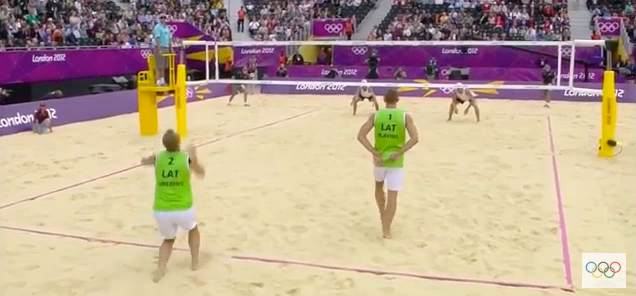
#> input picture frame 65 of media/beachVolleyball2.mov, 636 x 296 px
$ python lkh.py   (Python 2 division)
#> lines starting #> are read from the running program, lines starting #| are printed output that depends on the picture; after the words box and inside, x2 and y2 are one past the last pixel; in counts of white or black regions, pixels touching at a corner belong together
import cv2
import cv2.cv as cv
import numpy as np
import time

cap = cv2.VideoCapture('media/beachVolleyball2.mov')

# Parameters for lucas kanade optical flow
lk_params = dict( winSize  = (15,15),
                  maxLevel = 2,
                  criteria = (cv2.TERM_CRITERIA_EPS | cv2.TERM_CRITERIA_COUNT, 10, 0.1))

# Create some random colors
color = np.random.randint(0,255,(100,3))

# Take first frame and find corners in it
ret, old_frame = cap.read()
#> old_frame is the input picture: shape (296, 636, 3); mean B, G, R 147, 166.6, 187
rows,cols,channels = old_frame.shape
#> rows = 296; cols = 636; channels = 3
old_frame = old_frame[0:rows, 0:cols-5]
#> old_frame: shape (296, 631, 3)
old_gray = cv2.cvtColor(old_frame, cv2.COLOR_BGR2GRAY)

# Create a blank image for panoramic (height, width)
blank_image = np.zeros((400,1200,3), np.uint8)

CAP_PROP_FRAME_COUNT = 7
frame_count = int(cap.get(CAP_PROP_FRAME_COUNT))
print frame_count
# Brute force the court points (width, height) for video 3
#p0 = np.array([[160.0,195.0], [160.0,205.0], [160.0,225.0], [160.0,235.0]], np.float32)

# Brute force the court points (width, height) for video 3
#p0 = np.array([[160.0,200.0],[235.0,272.0],[310.0,260.0],[250.0,245.0],[300.0,165.0]], np.float32)
#p_dst = np.array([[460.0,200.0],[535.0,272.0],[610.0,260.0],[550.0,245.0],[600.0,165.0]], np.float32)

#points for video 1
#p0 = np.array([[120.0,180.0],[345.0,202.0],[295.0,81.0],[250.0,220.0],[45.0,145.0]], np.float32)
#p_dst = np.array([[620.0,230.0],[845.0,252.0],[795.0,131.0],[750.0,270.0],[545.0,195.0]], np.float32)

#points for video 2
p0 = np.array([[588.0,80.0],[530.0,174.0],[542.0,91.0],[555.0,150.0],[566.0,110.0]], np.float32)
p_dst = np.array([[638.0,130.0],[580.0,224.0],[592.0,141.0],[605.0,200.0],[616.0,160.0]], np.float32)

# [19 lines of commented-out code are left out]

counter = 1

h, status = cv2.findHomography(p0, p_dst)
im_out = cv2.warpPerspective(old_frame, h, (1000,450))
cv2.imshow('frame',im_out)

# Create a mask image for drawing purposes
mask_draw = np.zeros_like(old_frame)

arr = []
old_abu = cv2.cvtColor(im_out, cv2.COLOR_BGR2GRAY)
#arr.append(old_abu)
arr.append(im_out.copy())
fr = 0

#_,img = cap.read()
avgImg = np.float32(im_out)

while(fr < 1010):
    ret,frame = cap.read()
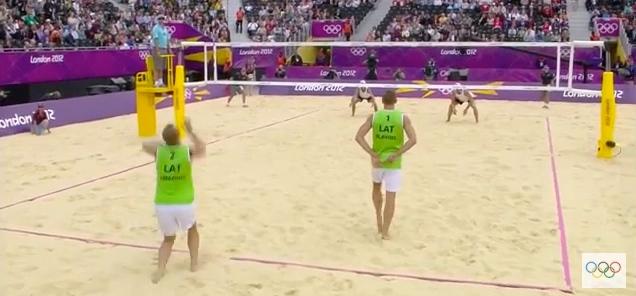
#> input picture frame 66 of media/beachVolleyball2.mov, 636 x 296 px
#> frame is the input picture: shape (296, 636, 3); mean B, G, R 146.3, 165.8, 186.2
    rows,cols,channels = frame.shape
    frame = frame[0:rows, 0:cols-5]
#> frame: shape (296, 631, 3)
    if (counter%1==0):

        frame_gray = cv2.cvtColor(frame, cv2.COLOR_BGR2GRAY)
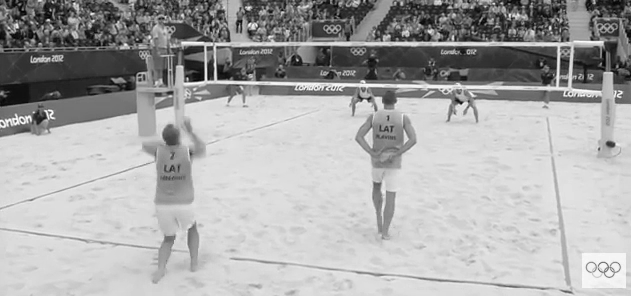
#> frame_gray: shape (296, 631); min 1, max 254, mean 169.8

        # calculate optical flow
        p1, st, err = cv2.calcOpticalFlowPyrLK(old_gray, frame_gray, p0, None, **lk_params)
#> p1 = [[587, 81.02], [529, 175.1], [541, 92.03], [553.9, 151.1], [565.1, 111.1]]; st = [1, 1, 1, 1, 1]; err = [2.13, 0.549, 2.05, 1.35, 1.06]

        h, status = cv2.findHomography(p1, p_dst)
#> h = [[0.747, -0.0886, 122.8], [-0.0301, 0.843, 62.22], [-0.000204, -0.000149, 1]]; status = [1, 1, 1, 1, 1]
        im_out_new = cv2.warpPerspective(frame, h, (1000,450))

        rows,cols,channels = im_out_new.shape
#> rows = 450; cols = 1000
        roi = im_out[0:rows, 0:cols ]

        # Now create a mask of logo and create its inverse mask also
        img2gray = cv2.cvtColor(im_out_new,cv2.COLOR_BGR2GRAY)
        ret, mask = cv2.threshold(img2gray, 10, 255, cv2.THRESH_BINARY)
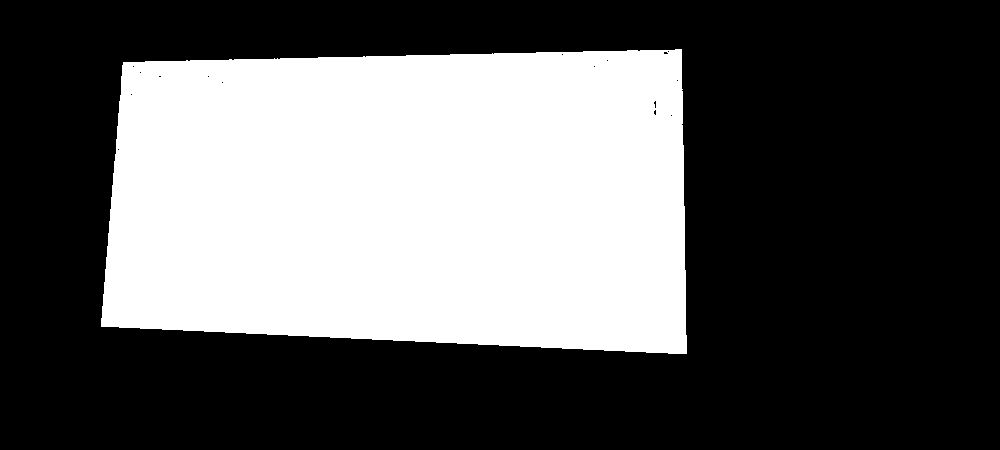
#> mask: shape (450, 1000); 36.3% white; 1 white region, box (x1, y1, x2, y2) and area: (101, 49, 687, 354) 163155
        mask_inv = cv2.bitwise_not(mask)

        # Now black-out the area of logo in ROI
        img1_bg = cv2.bitwise_and(roi,roi,mask = mask_inv)

        # Take only region of logo from logo image.
        img2_fg = cv2.bitwise_and(im_out_new,im_out_new,mask = mask)

        # Put logo in ROI and modify the main image
        dst = cv2.add(img1_bg,img2_fg)
        im_out[0:rows, 0:cols] = dst
        im_gray = cv2.cvtColor(im_out, cv2.COLOR_BGR2GRAY)
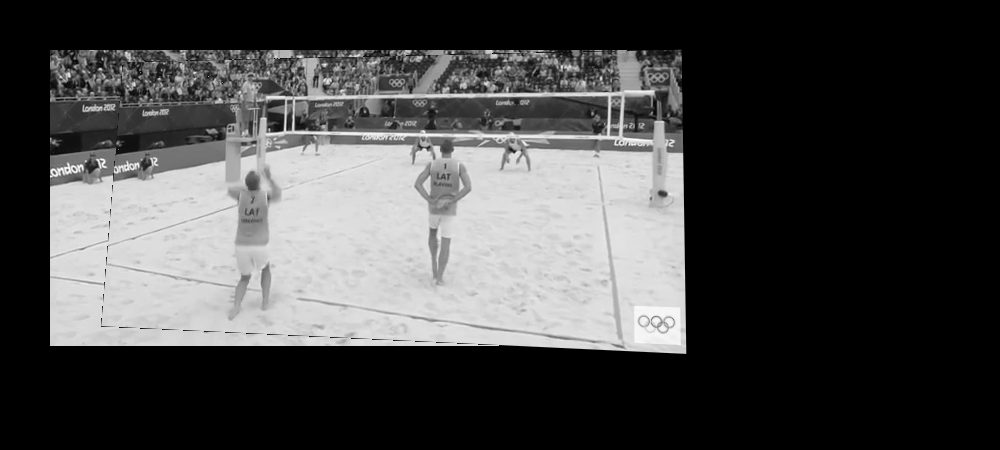
#> im_gray: shape (450, 1000); min 0, max 254, mean 70.8
        arr.append(im_out.copy())
        cv2.imshow('frame',im_out)

        # getting the background
        alpha = 1/float(fr+1)
        cv2.accumulateWeighted(im_out,avgImg,alpha)
        im_out = cv2.convertScaleAbs(avgImg)
        normImg = im_out.copy()

        cv2.imshow('background',normImg)

        # draw the tracks
        for i,(new,old) in enumerate(zip(p1,p0)):
            a,b = new.ravel()
            c,d = old.ravel()
            cv2.line(mask_draw, (a,b),(c,d), color[i].tolist(), 2)
            cv2.circle(frame,(a, b),3,color[i].tolist(),-1)
#> this loop made 5 passes
#> (a, b, c, d) on passes 1 to 5: (587, 81.02, 588, 80), (529, 175.1, 530, 174), (541, 92.03, 542, 91), (553.9, 151.1, 555, 150), (565.1, 111.1, 566, 110)
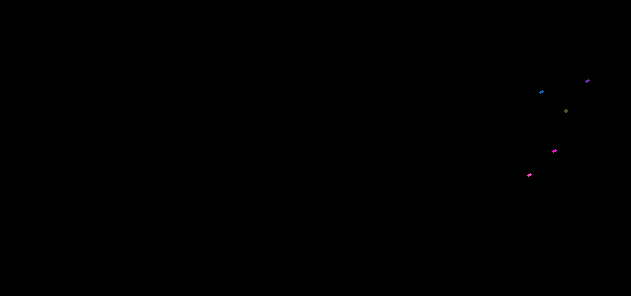
#> mask_draw: shape (296, 631, 3); mean B, G, R 0, 0, 0
        img = cv2.add(frame,mask_draw)

        cv2.imshow('tracking',img)
        k = cv2.waitKey(1) & 0xff
#> (key Esc is pressed here)
        if k == 27:
            break

        # Now update the previous frame and previous points
        old_gray = frame_gray.copy()
        old_frame = frame.copy()
        p0 = p1.copy()
        cv2.waitKey(1)
    counter= counter + 1
    fr = fr + 1

# Background Substraction
#cv2.imwrite('bg_3.png',normImg)
bg_gray = cv2.cvtColor(normImg, cv2.COLOR_BGR2GRAY)
p_bg = np.array([[140.0,210.0],[90.0,316.0],[743.0,187.0],[800.0,282.0]], np.float32)

court_top = cv2.imread('court.png',1)
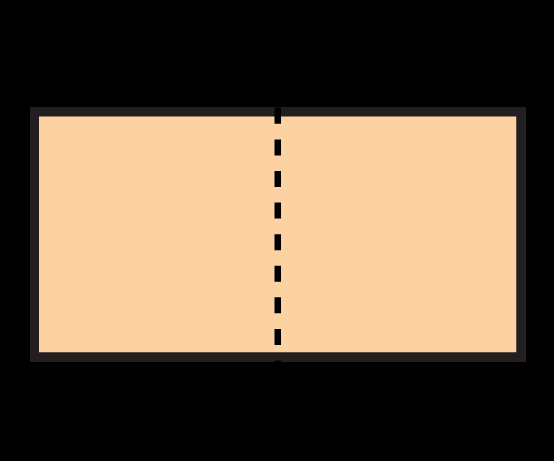
#> input picture court.png, 554 x 461 px
#> court_top is the input picture: shape (461, 554, 3); mean B, G, R 72.6, 93.6, 112.6
p_top = np.array([[40.0,115.0],[40.0,350.0],[515.0,115.0],[515.0,350.0]], np.float32)
h_top, status = cv2.findHomography(p_bg, p_top)
#> h_top = [[1.18, 0.663, -241.8], [0.154, 4.47, -781.9], [-4.41e-05, 0.00269, 1]]; status = [1, 1, 1, 1]
print "homography top", h_top
#| homography top [[ 1.17705366e+00  6.63489573e-01 -2.41803912e+02]
#|  [ 1.53791932e-01  4.47381238e+00 -7.81871790e+02]
#|  [-4.40755271e-05  2.68609924e-03  1.00000000e+00]]

bg_gray = cv2.GaussianBlur(bg_gray, (21, 21), 0)
for fra_ori in arr:
    fra = cv2.cvtColor(fra_ori, cv2.COLOR_BGR2GRAY)
    fra = cv2.GaussianBlur(fra, (21, 21), 0)
    frame_delta = cv2.subtract(bg_gray, fra)
    thresh = cv2.threshold(frame_delta, 30, 255, cv2.THRESH_BINARY)[1]

    # dilate the thresholded image to fill in holes, then find contours

    # on thresholded image
    thresh = cv2.dilate(thresh, None, iterations=6)
    (cnts, _) = cv2.findContours(thresh.copy(), cv2.RETR_EXTERNAL,cv2.CHAIN_APPROX_SIMPLE)

    court_top_copy = court_top.copy()
    # loop over the contours

    for c in cnts:
        # if the contour is too small, ignore it
        if cv2.contourArea(c) < 5 and cv2.contourArea(c) > 10:
            continue

        # compute the bounding box for the contour, draw it on the frame,
        # and update the text
        (x, y, w, h) = cv2.boundingRect(c)
        cv2.rectangle(fra_ori, (x, y), (x + w, y + h), (0, 255, 0), 2)

        xi = (x+x+h)/2
        yi = y+h

        h0 = h_top[0,0]
        h1 = h_top[0,1]
        h2 = h_top[0,2]
        h3 = h_top[1,0]
        h4 = h_top[1,1]
        h5 = h_top[1,2]
        h6 = h_top[2,0]
        h7 = h_top[2,1]
        h8 = h_top[2,2]

        tx = (h0*xi + h1*yi + h2)
        ty = (h3*xi + h4*yi + h5)
        tz = (h6*xi + h7*yi + h8)

        px = int(tx/tz)
        py = int(ty/tz)
        #Print the player on top down view
        cv2.circle(court_top_copy,(px, py),3,np.array([255,0,0]),-1)

    #cv2.imshow('frame_delta',frame_delta)
    #cv2.imshow('frame_thresh',thresh)
    cv2.imshow('frame_detect',fra_ori)
    cv2.imshow('court_top', court_top_copy)

    k = cv2.waitKey(100) & 0xff
    if k == 27:
        break
#> this loop made 1 pass; (key Esc is pressed on pass 1)
#> pass 1, `thresh = cv2.dilate(thresh, None, iterations=6)`:
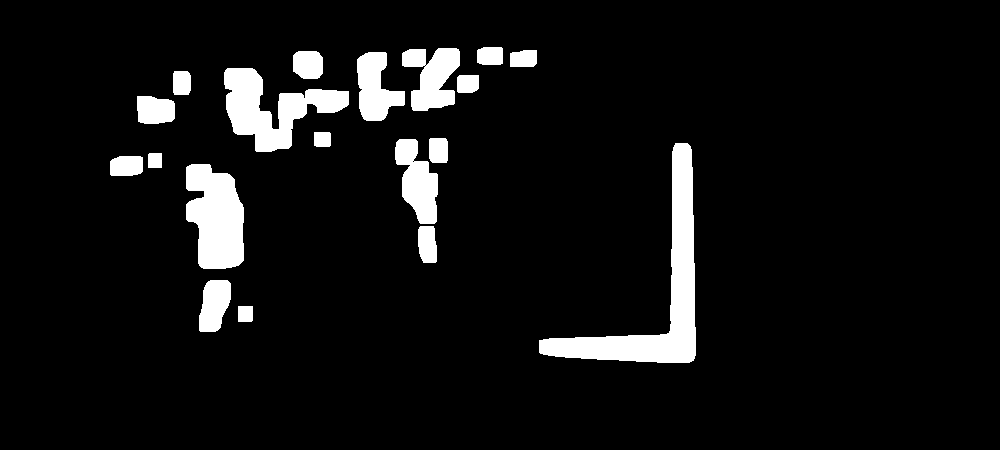
#> thresh: shape (450, 1000); 7% white; 19 white regions, largest, box (x1, y1, x2, y2) and area: (539, 143, 696, 363) 8024, (224, 68, 349, 152) 4857, (186, 164, 244, 269) 4724

cv2.destroyAllWindows()
cap.release()
